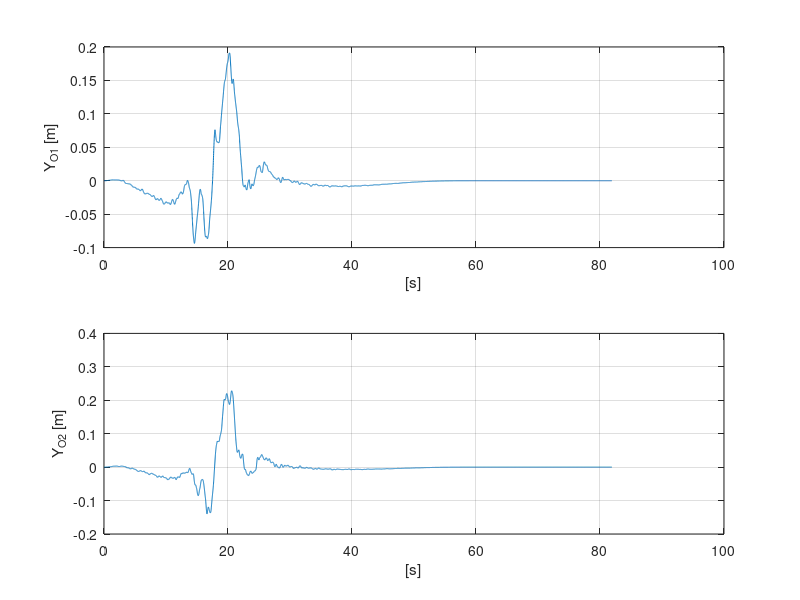

Write the MATLAB code that produced this figure.
sisma=load('sismaspost.txt'); 
 
t=sisma(:,1);
yo1=sisma(:,2);
yo2=sisma(:,3);
figure
subplot(211)
plot(t,yo1);grid on
xlabel('[s]')
ylabel('Y_O_1 [m]')
subplot(212)
plot(t,yo2);grid on
xlabel('[s]')
ylabel('Y_O_2 [m]')